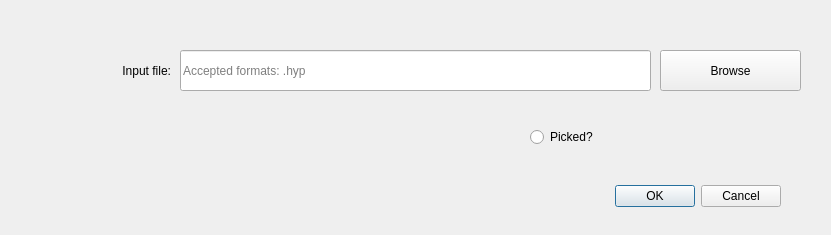
<?xml version="1.0" encoding="UTF-8"?>
<ui version="4.0">
 <class>Dialog</class>
 <widget class="QDialog" name="Dialog">
  <property name="geometry">
   <rect>
    <x>0</x>
    <y>0</y>
    <width>831</width>
    <height>235</height>
   </rect>
  </property>
  <property name="windowTitle">
   <string>Dialog</string>
  </property>
  <widget class="QDialogButtonBox" name="buttonBox">
   <property name="geometry">
    <rect>
     <x>440</x>
     <y>180</y>
     <width>341</width>
     <height>32</height>
    </rect>
   </property>
   <property name="orientation">
    <enum>Qt::Horizontal</enum>
   </property>
   <property name="standardButtons">
    <set>QDialogButtonBox::Cancel|QDialogButtonBox::Ok</set>
   </property>
  </widget>
  <widget class="QLabel" name="label">
   <property name="geometry">
    <rect>
     <x>-20</x>
     <y>40</y>
     <width>191</width>
     <height>61</height>
    </rect>
   </property>
   <property name="text">
    <string>Input file:</string>
   </property>
   <property name="alignment">
    <set>Qt::AlignRight|Qt::AlignTrailing|Qt::AlignVCenter</set>
   </property>
  </widget>
  <widget class="QLineEdit" name="inpBox">
   <property name="geometry">
    <rect>
     <x>180</x>
     <y>50</y>
     <width>471</width>
     <height>41</height>
    </rect>
   </property>
   <property name="placeholderText">
    <string>Accepted formats: .hyp</string>
   </property>
  </widget>
  <widget class="QPushButton" name="inpButton">
   <property name="geometry">
    <rect>
     <x>660</x>
     <y>50</y>
     <width>141</width>
     <height>41</height>
    </rect>
   </property>
   <property name="text">
    <string>Browse</string>
   </property>
  </widget>
  <widget class="QRadioButton" name="picked_Radio">
   <property name="geometry">
    <rect>
     <x>530</x>
     <y>120</y>
     <width>140</width>
     <height>34</height>
    </rect>
   </property>
   <property name="text">
    <string>Picked?</string>
   </property>
  </widget>
 </widget>
 <resources/>
 <connections/>
</ui>
